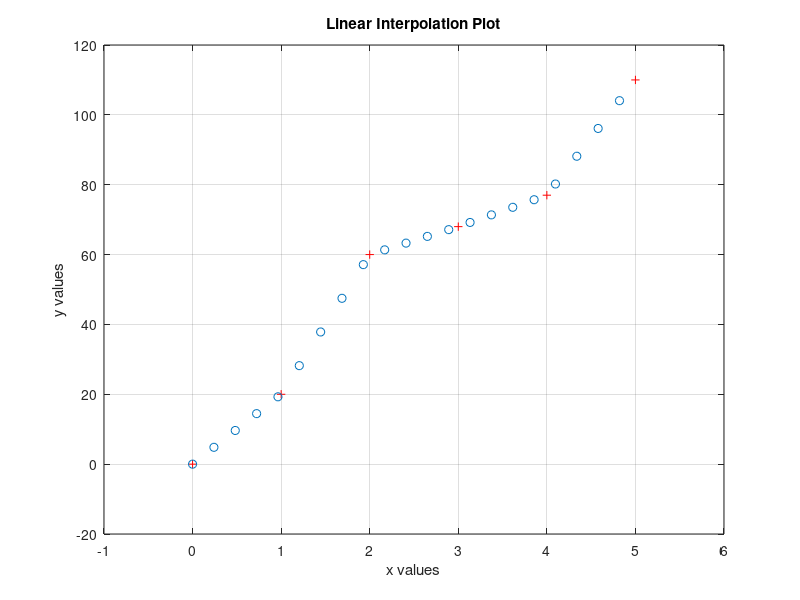

Recreate this plot in MATLAB.
% Linear interpolation
function main
    % Use data illustrated in Figure 15.2
    x = 0:5;
    y = [0, 20, 60, 68, 77, 110];
    plot(x, y, 'r+')
    hold on
    
    % Take single interpolated reading from data at x = 1.5
    fprintf('value at 1.5 is %2.2f\n', interp1(x, y ,1.5));
    
    % Plot points spaced 0.241 points apart on x-axis marked with circles
    % (shown in Figure 15.3). Notice that the circles fall on the straight
    % lines between the given data values.
    new_x = 0:0.241:5;
    new_y = interp1(x,y,new_x);
    
    % Document the plot
    plot(new_x, new_y, 'o')
    grid on, axis([-1,6,-20,120])
    title('Linear Interpolation Plot')
    xlabel('x values') ; ylabel('y values')
    
    % Attempt to extrapolate to the point x = 7 and see that NaN (Not a
    % Number) is returned because interp1 refuses to extrapolate outside
    % the original range of x values. 
    fprintf('value at 7 is %2.2f\n', interp1(x, y ,7));
end
